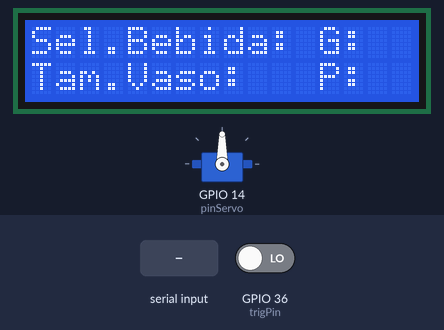
Recording of a sketch running on a simulated ESP32. On the bench: servo, 16×2 character LCD. The inputs (shaded band) are chosen by the test bench; at power-on: GPIO 36 (trigPin) LOW.

Above: at 5.8 s.
5.9 s: "a" received over Serial
At 5.91 s:
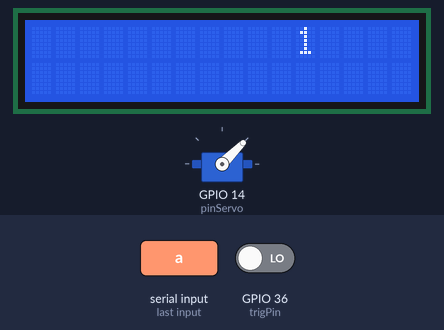
7.4 s: GPIO 36 (trigPin) driven HIGH
At 7.8 s:
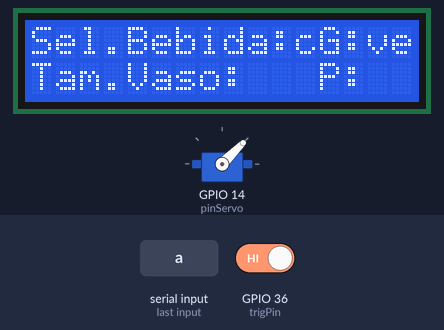
8.9 s: "d" received over Serial
At 10.1 s:
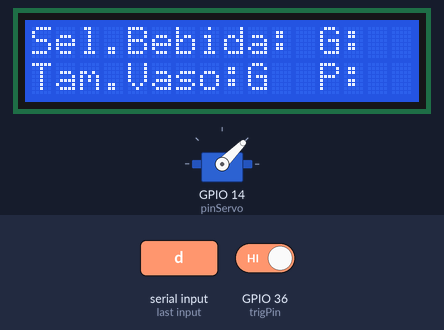
10.4 s: "e" received over Serial
At 11.3 s:
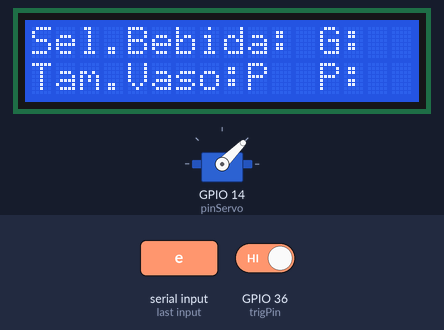
11.9 s: "c" received over Serial
At 12.4 s:
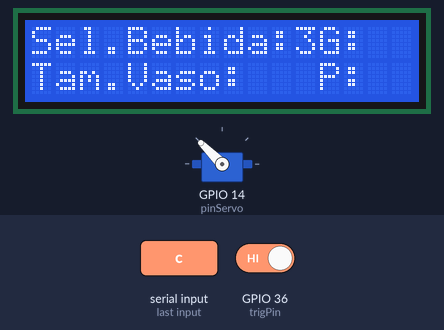
13.4 s: "b" received over Serial
At 14.7 s:
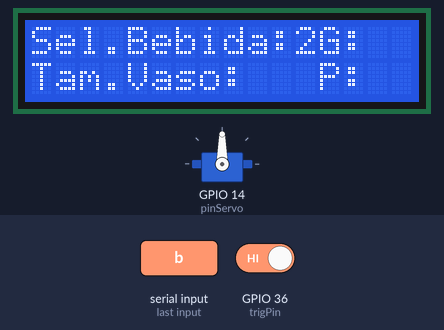
Timing chart, 0 to 15.9 s (numbered marks = the images above; inputs shaded):
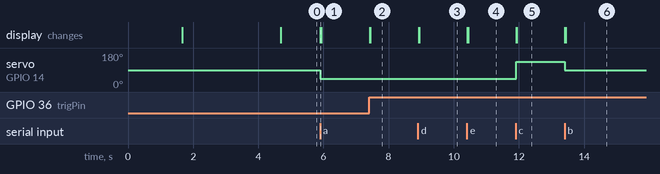

The sketch:

Abarca_Peralta_Prueba3.ino
```cpp
#include <Keypad.h>// importa libreria Keypad
#include <ESP32Servo.h>//  importa libreria Servo
#include <Wire.h>
#include <LiquidCrystal_I2C.h>


//CONFIGURACION LCD
LiquidCrystal_I2C lcd(0x27, 16, 2);

//CONFIGURACION ULTRASONICO
const int trigPin = 36;
const int echoPin = 39;
long duration;

// CONFIGURACION TECLADO MATRICIAL
const uint8_t ROWS = 4;// define numero de filas
const uint8_t COLS = 4;// define numero de columnas
char keys[ROWS][COLS] = {  // define la distribucion de teclas
  { '1', '2', '3', 'A' },
  { '4', '5', '6', 'B' },
  { '7', '8', '9', 'C' },
  { '*', '0', '#', 'D' }
};

uint8_t colPins[COLS] = { 16, 4, 2, 15 };// pines correspondientes a las filas
uint8_t rowPins[ROWS] = { 19, 18, 5, 17 };// pines correspondientes a las columnas
Keypad keypad = Keypad(makeKeymap(keys), rowPins, colPins, ROWS, COLS);// crea objeto con los prametros creados previamente
char pass[7]="ABCD45"; //Declaramos la variable que almacena el password
char ingresaPass[7];//Varible que alamacena la clave que se va ingresando
int indice=0;//Variable que define el numero de letra que se va ingresando

//CONFIGURACION SENSORES
const int sensorPin = 3;  // the number of the pushbutton pin
int sensorState = 0;

const int sensorPin2 = 23;  // the number of the pushbutton pin
int sensorState2 = 0;


//CONFIGURACION SERVOMOTOR
int pinServo=14;//Inicializamos la variable del pin del servo
Servo servo_1; //Instaciamos e servo

//CONFIGURACIÓN BOTÓN CLAVE
const int Interrup = 36;


int contadorP=0, contadorG=0;

void presencia1();
void presencia2();
void contra();
int distanciaVaso();


int var;


void setup() {

  servo_1.attach(pinServo, 500, 2500);
  delay(1500);


  pinMode(Interrup, INPUT);
  attachInterrupt(Interrup,contra,CHANGE);

  pinMode(sensorPin, INPUT);
  pinMode(sensorPin2, INPUT);

  pinMode(trigPin, OUTPUT);
  pinMode(echoPin, INPUT);

  pinMode(pinServo,OUTPUT);

  Serial.begin(9600);
  lcd.begin(16, 2);
  lcd.init();
  lcd.backlight();
  lcd.clear();
  lcd.setCursor(0,0);
  lcd.print("Abarca - Peralta");
  lcd.setCursor(0,1);
  lcd.print("Control Embebido");
  delay(3000);
  lcd.clear();

}

void loop() {
lcd.setCursor(0,0);
lcd.print("Sel.Bebida:");
lcd.setCursor(0,1);
lcd.print("Tam.Vaso:");
lcd.setCursor(12,0);
lcd.print("G:");
lcd.setCursor(12,1);
lcd.print("P:");
  if(Serial.available())
  {
    lcd.clear();
    var=Serial.read();
    if(var=='a'){
    digitalWrite(pinServo,HIGH);
    servo_1.write(45); //Movemos el servo_1 a 90 grados
    lcd.setCursor(11,0);
    lcd.print("1");
    }
    if(var=='b'){
    digitalWrite(pinServo,HIGH);
    servo_1.write(90);
    lcd.setCursor(11,0);
    lcd.print("2");
    }
    if(var=='c'){
    digitalWrite(pinServo,HIGH);
    servo_1.write(135);
    lcd.setCursor(11,0);
    lcd.print("3");
    }
    if(var=='d'){
    lcd.setCursor(9,1);
    lcd.print("G");

    }
    if(var=='e'){
    lcd.setCursor(9,1);
    lcd.print("P");
    }

  }

  /*sensorState=digitalRead(sensorPin);
  lcd.setCursor(3,1);
  lcd.print(sensorState);

  sensorState2=digitalRead(sensorPin2);
  lcd.setCursor(5,1);
  lcd.print(sensorState2);*/
  //contra();

}

void contra(){
  lcd.setCursor(0,0);
  lcd.print("Ingrese su clave:");
  int i=1;
  char key = keypad.getKey();
  // comprueba que se haya presionado una tecla
  if (key) {
    //Alamacenamos la letra ingresada en arreglo de letras ingresaPass
    ingresaPass[indice]=key;
    //Aumentamos la letra que se va a alamacenar
    indice++;
    i++;
    // envia a monitor serial la tecla presionada
    Serial.println(key);
    lcd.setCursor(0,i);
    lcd.print("*");

  }
  //Si ya se ingresaron 6 letras o mas
  if(indice==6){
    //Si el password coincide con la clave ingresada
    if(strcmp(pass,ingresaPass)==0){
      // Mostramos el mensaje de acceso permitido
      Serial.println("Acceso permitido");
      lcd.clear();
      lcd.setCursor(0,0);
      lcd.print("Acceso permitido");
     // digitalWrite(pinLedVerde, HIGH);
      //Movemos el servo_1 a 0 grados
      servo_1.write(179);
      //Esperamos 1.5 segundos
      delay(2500);
      //Movemos el servo_1 a 179 grados
      servo_1.write(0);
      //apagamos el led verde
      //digitalWrite(pinLedVerde, LOW);
      //Esperamos 1.5 segundos
      delay(1500);

    }
    //Si el password NO coincide con la clave ingresada
    else{
      // Mostramos el mensaje de acceso denegado
      Serial.println("Acceso denegado");
      lcd.clear();
      lcd.setCursor(0,0);
      lcd.print("Acceso denegado");
      //digitalWrite(pinLedRojo, HIGH);
    }
    //Regresamos el indice a 0 para ingresar nuevas letras al password
    indice=0;
  }


}
```

Measured:
- after the input at 5.9 s, servo on GPIO 14 (pinServo): 90° → 45° at once; the display: changes at once (image 1)
- after the input at 7.4 s, the display: first changes at once (image 2 shows a later state)
- after the input at 8.9 s, the display: first changes at once (image 3 shows a later state)
- after the input at 10.4 s, the display: first changes at once (image 4 shows a later state)
- after the input at 11.9 s, servo on GPIO 14 (pinServo): 45° → 135° at once; the display: first changes at once (image 5 shows a later state)
- after the input at 13.4 s, servo on GPIO 14 (pinServo): 135° → 90° at once; the display: first changes at once (image 6 shows a later state)
